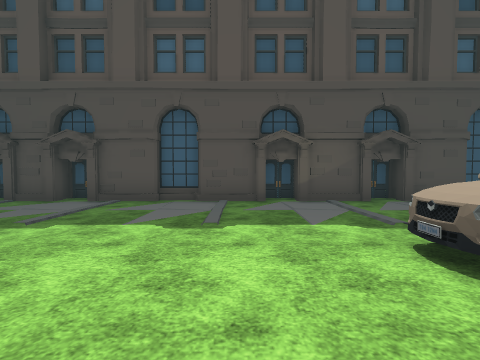
View 1 (above)

16 first-person views from a walk through a Unity game level. The camera is 1.4 m above the floor, tilts 2° down and sees 90° across. The floor is counted in squares, 2 m on a side. Each view is taken from the middle of a square. On the plan, view 1 faces up. The plan holds only what a view shows up to about 9 squares ahead; the rest is blank. The place goes on beyond the plan. Flat ground stands in for the terrain. The player is left out. Some surface patterns are stand-ins.

View 2
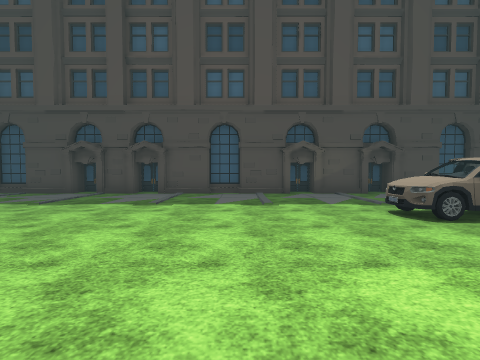

View 3
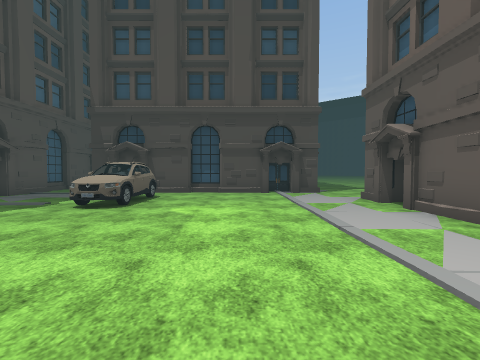

View 4
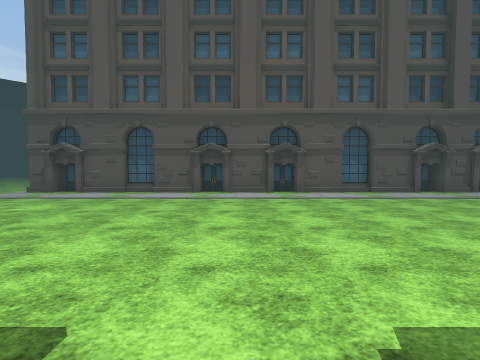

View 5
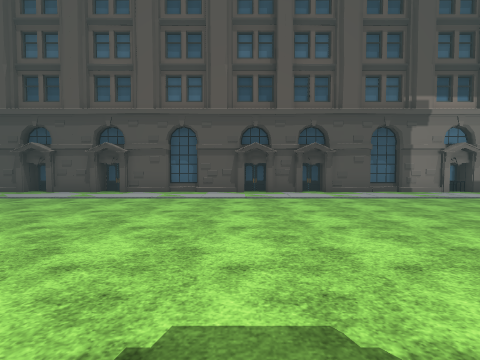

View 6
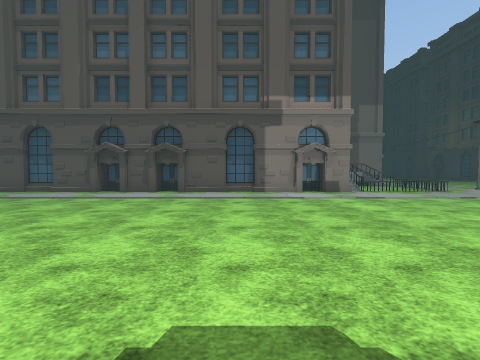

View 7
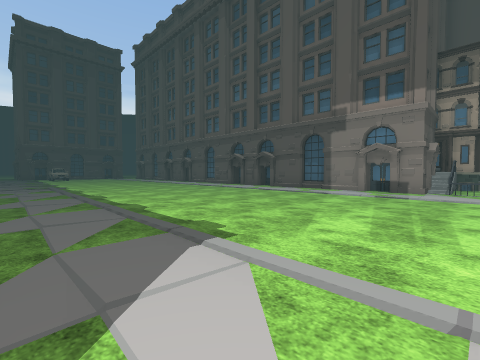

View 8
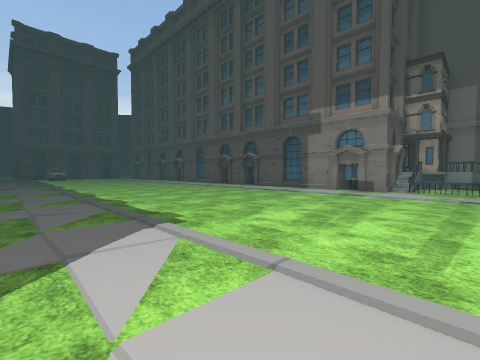

View 9
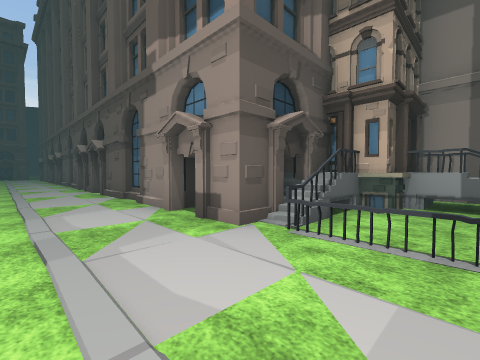

View 10
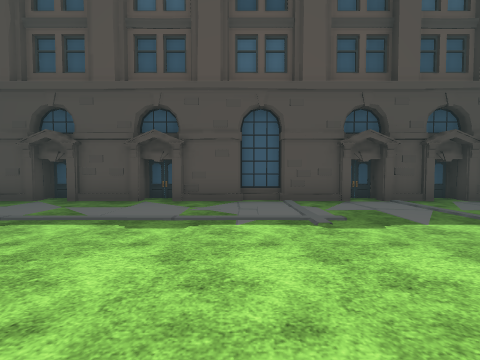

View 11
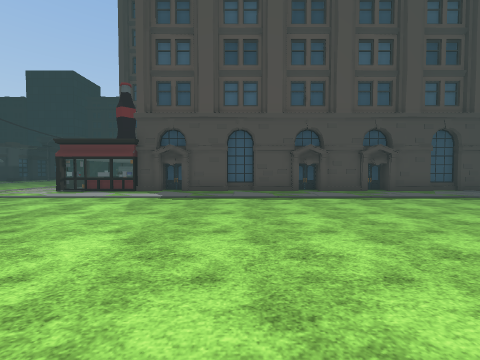

View 12
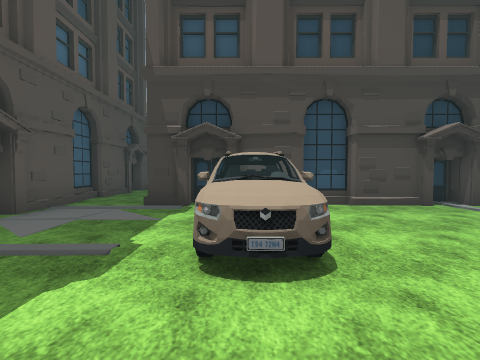

View 13
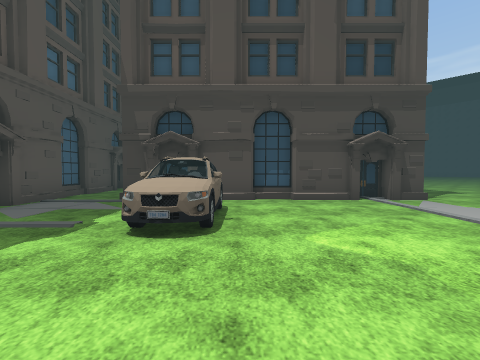

View 14
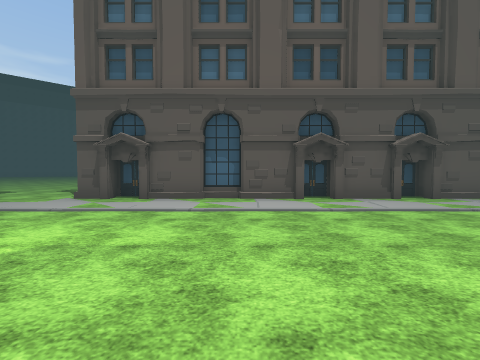

View 15
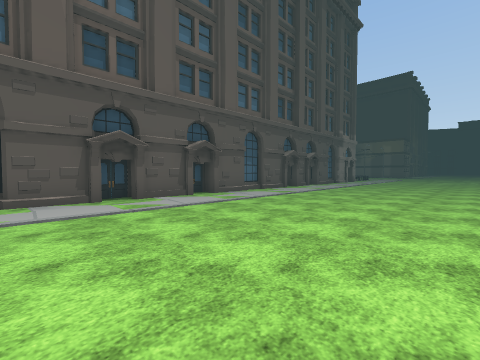

View 16
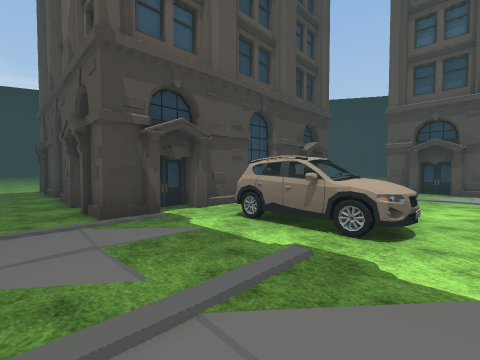

### Floor plan
Points are (right, up) in squares from view 1. A wall is a line through its corners. A room is listed if a view was taken in it or the views show most of it. See-through windows are left out.
Room 1 (views 1, 2, 3, 4, 5, 6, 7, 8, 9, 10, 11, 12, 13, 14, 15, 16)
walls: (-7.9, 6) (-9, 6); (-6.4, 5.8) (-10.6, 5.8); (-7.5, -4.2) (-6.6, -4.2); (-8.6, -4.5) (-7.5, -4.5); (-5.6, 6.3) (-6.4, 6.3); (-10.8, 6.3) (-11.4, 6.3) (-11.4, 5.8) (-13.1, 5.8); (-6, -4.8) (-5.2, -4.8) (-5.2, -4.2) (-4.4, -4.2); (-11, -4.8) (-10.2, -4.8) (-10.2, -4.2) (-8.5, -4.2); (-12.1, -4.2) (-11.4, -4.2); (-3.5, -4.8) (-2.7, -4.8) (-2.7, -4.2) (-1, -4.2); (-13.9, 5.8) (-18.1, 5.8); (-13, -4.8) (-12.1, -4.8); (-14.5, -4.2) (-12.9, -4.2); (-1, 6) (-2, 6); (-1.1, -4.5) (0, -4.5); (-15.4, 6) (-16.5, 6); (-15.6, -4.5) (-14.5, -4.5); (0.6, 5.8) (-3.6, 5.8) (-3.6, 6.3) (-4.4, 6.3) (-4.4, 5.8) (-5.6, 5.8); (1.5, 6.3) (0.6, 6.3); (1.6, -4.8) (2.4, -4.8) (2.4, -4.2) (3.2, -4.2); (-17.9, -4.8) (-17.1, -4.8) (-17.1, -4.2) (-15.5, -4.2); (-18.9, 5.8) (-19.5, 5.8); (3.1, 5.8) (1.4, 5.8); (-19.5, -4.9) (-18.8, -4.9); (-19.4, -5.2) (-18.8, -5.2) (-18.8, -4.2) (-17.9, -4.2); (5, 0.5) (5, 2.3); (3.9, 6.3) (3.4, 6.3); (5, 3) (5, 3.9); (-19.5, -5.4) (-18.6, -5.4); (-19.5, -5.6) (-18.5, -5.6); (5.2, -0.4) (5.2, 0.8); (-20.4, 5.8) (-21.5, 5.8); (5, -2) (5, -0.4); (-19.5, -5.9) (-18.2, -5.9); (5.5, 2.3) (5.5, 3.1); (5, -3.6) (5, -2.7); (-19.4, -7) (-19.4, -4.4); (5.5, -2.7) (5.5, -2); (-19.8, -6.8) (-18.8, -6.8) (-18.8, -5.9); (-19.8, -6.9) (-19.2, -6.6); (5.5, 5.8) (3.9, 5.8); (-21, -7.4) (-19.8, -7.4)
low walls: (-18, -4.5) (-17.5, -4.5); (-20.1, -4.5) (-19.3, -4.5)
ways out: opening at (6, 5) to room 2; opening at (4.7, -5)
objects: other object (-16, -4); other object (-14, -4); other object (-11, -4); other object (-9, -4); other object (-6, -4); other object (-4, -4); other object (-1, -4); other object (1, -4); other object (2, 2) to (4, 2)
Room 2 (no view inside)
walls: (6.5, 6) (5.6, 6); (6.5, 3.9) (8.3, 3.9); (8.1, 5.8) (5.6, 5.8); (5, 3.9) (5.9, 3.9)
ways out: opening at (6, 5) to room 1; opening at (9, 5)

Positions as (right, up) in squares from view 1, and headings:
1: (0, 0), facing up
2: (-1, -2), facing up
3: (-3, -1), facing right
4: (-4, 4), facing down
5: (-10, 4), facing down
6: (-15, 4), facing down
7: (-20, 5), facing down-right
8: (-21, 5), facing down-right
9: (-21, -2), facing down-right
10: (-9, 0), facing up
11: (-16, -3), facing up
12: (0, 2), facing right
13: (-1, 1), facing right
14: (-1, 2), facing down
15: (-1, 2), facing down-left
16: (1, 5), facing down-right
